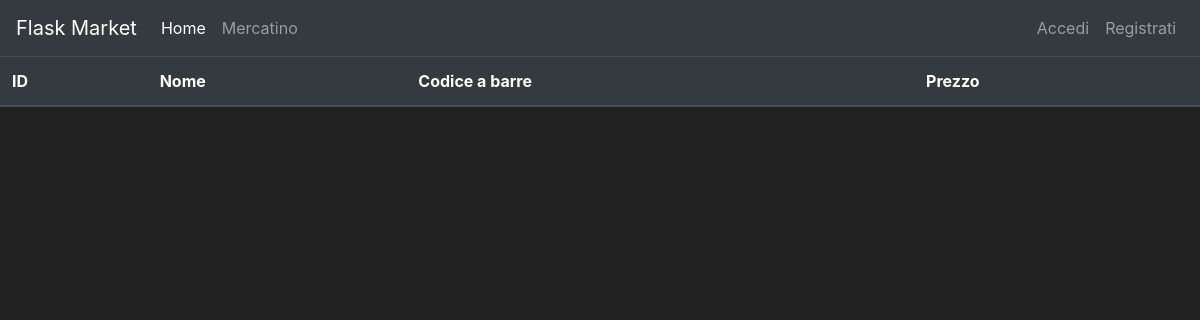
/market, run on an earlier commit of the app's database.
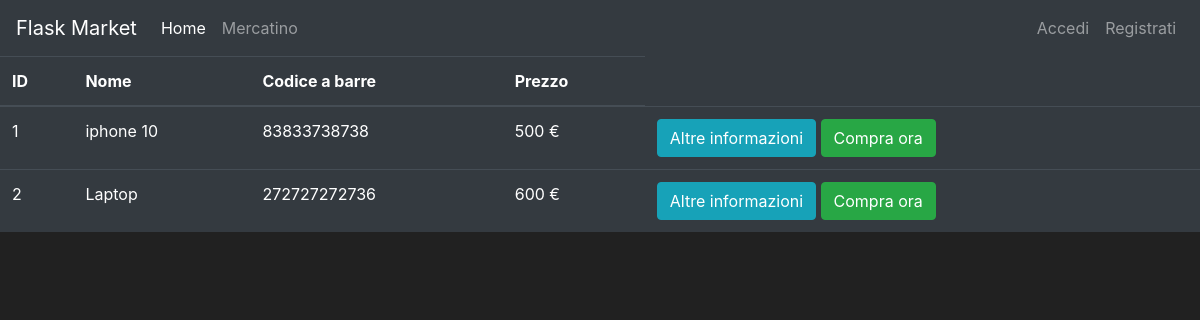
And on a later commit of the database.
### market/models.py (models this page shows, shortened)
class Item(db.Model):
    id = db.Column(db.Integer(), primary_key=True)
    name = db.Column(db.String(length=30), nullable=False, unique=True)
    price = db.Column(db.Integer(), nullable=False)
    barcode = db.Column(db.String(length=30), nullable=False, unique=True)
    description = db.Column(db.String(length=1024), nullable=False, unique=True)

### market/routes.py (the view)
@app.route('/market')
def market_page():
    items = Item.query.all()
    return render_template('market.html', items=items)

### market/templates/market.html (shortened to what this page needs)
{% extends 'base.html' %}
{% block content %}
    <table class="table table-hover table-dark">
    <thead>
    <tr>
        <th scope="col">ID</th>
        <th scope="col">Nome</th>
        <th scope="col">Codice a barre</th>
        <th scope="col">Prezzo</th>
    </tr>
    </thead>
    <tbody>
    {% for item in items %}
        <tr>
            <td>{{ item.id }}</td>
            <td>{{ item.name }}</td>
            <td>{{ item.barcode }}</td>
            <td>{{ item.price }} €</td>
            <td>
                <button class="btn btn-outline btn-info">Altre informazioni</button>
                <button class="btn btn-outline btn-success">Compra ora</button>
            </td>
        </tr>
    {% endfor %}
    </tbody>
</table>
{% endblock %}

### market/templates/base.html (shortened to what this page needs)
<!doctype html>
<html lang="en">
<head>
    <link rel="stylesheet" href="https://cdn.jsdelivr.net/npm/bootstrap@4.5.3/dist/css/bootstrap.min.css"
>
</head>
<body>
<nav class="navbar navbar-expand-md navbar-dark bg-dark">
    <a class="navbar-brand" href="/home">Flask Market</a>
    <div class="collapse navbar-collapse" id="navbarNav">
        <ul class="navbar-nav mr-auto">
            <li class="nav-item active">
                <a class="nav-link" href="{{ url_for('home_page') }}">Home <span class="sr-only">(current)</span></a>
            </li>
            <li class="nav-item">
                <a class="nav-link" href="{{ url_for('market_page') }}">Mercatino</a>
            </li>
        </ul>
        <ul class="navbar-nav">
            <li class="nav-item">
                <a class="nav-link" href="#">Accedi</a>
            </li>
            <li class="nav-item">
                <a class="nav-link" href="#">Registrati</a>
            </li>
        </ul>
    </div>
</nav>
{% block content %}
{% endblock %}
</body>
</html>

### market/templates/base.html (style rules this page uses)
body { background-color: #212121; color: white }

What changed in the data, as far as the page shows it:
added Item: id "1", name "iphone 10", barcode "83833738738", price "500"
added Item: id "2", name "Laptop", barcode "272727272736", price "600"
